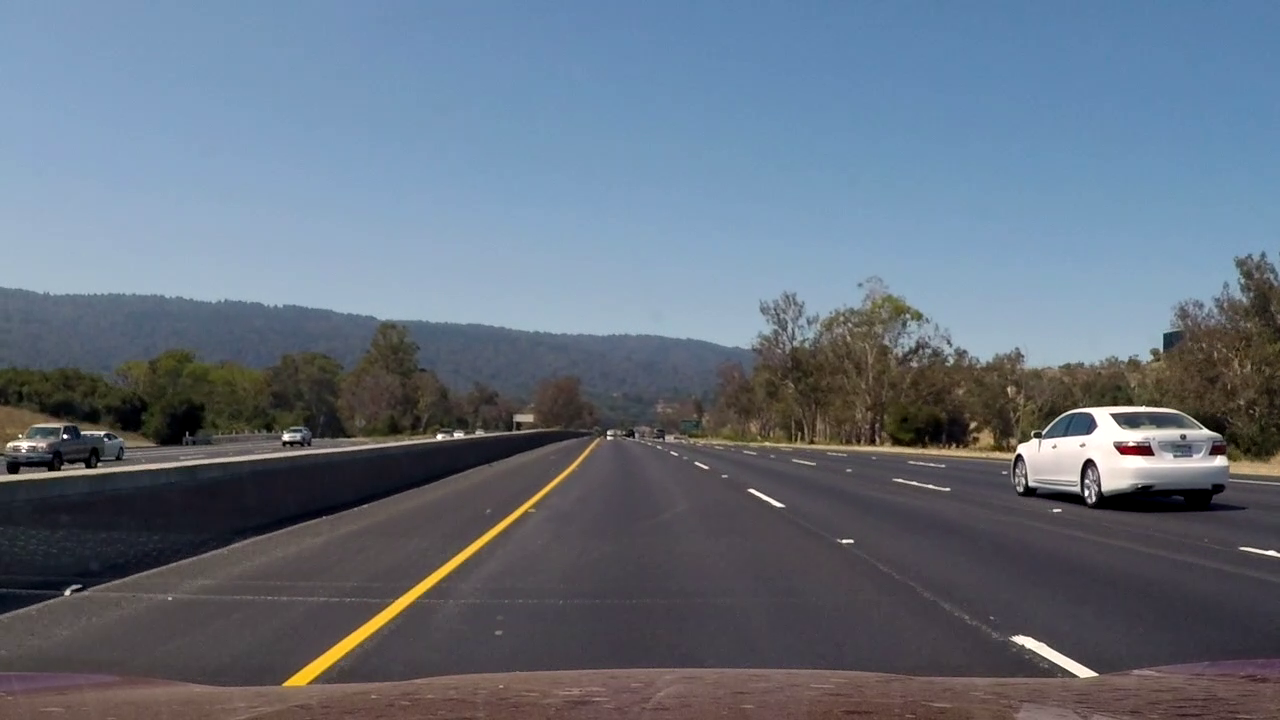
#> input picture inputimages/training.png, 1280 x 720 px
$ python -i thresholder.py   (imports and definitions only)   (older library calls are emulated)
#> lines starting #> are read from the running program, lines starting #| are printed output that depends on the picture; after the words box and inside, x2 and y2 are one past the last pixel; in counts of white or black regions, pixels touching at a corner belong together
import cv2
import numpy as np
from numpy.polynomial import Polynomial as P
import sys
from scipy import misc

class Thresholder:
    def __init__(self):
        self.sobel_kernel = 15

        self.thresh_dir_min = 0.7
        self.thresh_dir_max = 1.2

        self.thresh_mag_min = 50
        self.thresh_mag_max = 255
    def threshold(self,image):
        lower = np.array([202,202,202])
        upper = np.array([255,255,255])
        white = cv2.inRange(image, lower, upper)
        misc.imsave('output_images/white.jpg', white)
        hsv = cv2.cvtColor(image, cv2.COLOR_RGB2HSV)
        lower = np.array([20,60,60])
        upper = np.array([38,174, 250])
        yellow = cv2.inRange(hsv, lower, upper)
        misc.imsave('output_images/yellow.jpg', yellow)

        combined_binary = np.zeros_like(white)
        misc.imsave('output_images/combined_binary.jpg', combined_binary)
        combined_binary[(white>=1)|(yellow>=1)] = 1

        return combined_binary
    def threshold_old(self,img):

        imag = img
        imn=img
		#saturation

        #img[0:364,:]=0
        #misc.imsave('output_images/skyskip.jpg', img)
        img = cv2.cvtColor(img, cv2.COLOR_RGB2HSV).astype("float32")
        (h, s, v) = cv2.split(img)
        s = s*2.4
        s = np.clip(s,0,255)
        img = cv2.merge([h,s,v])
        img = cv2.cvtColor(img.astype("uint8"), cv2.COLOR_HSV2BGR)
        misc.imsave('output_images/sat.jpg', img)
		#blur
        #img=cv2.bilateralFilter(img,9,75,75)
        img = cv2.GaussianBlur(img, (3,3), 0)

        # [6 lines of commented-out code are left out]

        img = cv2.cvtColor(img, cv2.COLOR_BGR2HLS)
#> img: shape (720, 1280, 3); mean of channels 0, 1, 2 94.2, 87.4, 134.8
        yellow_min = np.array([10, 0, 100], np.uint8)
        yellow_max = np.array([30, 255, 255], np.uint8)
        yellow_mask = cv2.inRange(img, yellow_min, yellow_max)
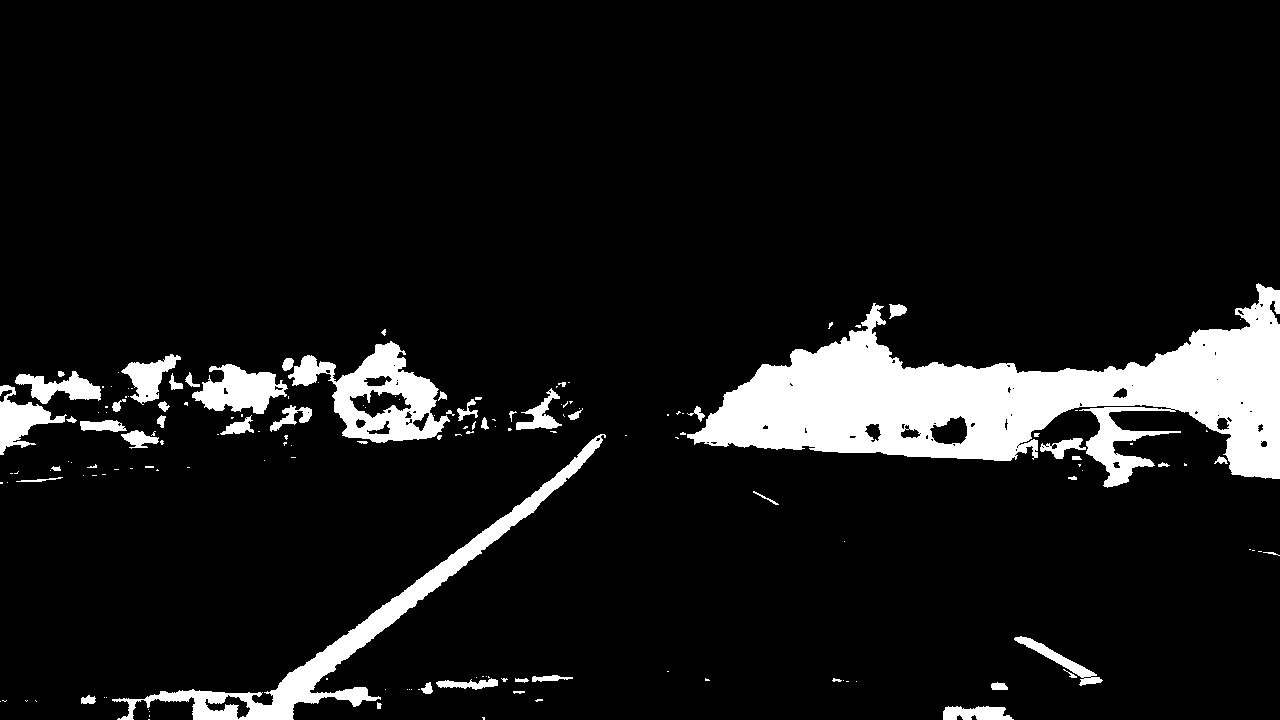
#> yellow_mask: shape (720, 1280); 9% white; 162 white regions (108 under 20 px), largest, box (x1, y1, x2, y2) and area: (687, 283, 1280, 488) 50820, (112, 434, 606, 720) 10384, (288, 341, 450, 443) 6836
        yellow_shell = cv2.blur(yellow_mask,(5,5))
        misc.imsave('output_images/ym.jpg', yellow_shell)


        # [6 lines of commented-out code are left out]

        img = cv2.cvtColor(imag, cv2.COLOR_RGB2HLS)
#> img: shape (720, 1280, 3); mean of channels 0, 1, 2 93.5, 112.6, 56.5
        white_min1 = np.array([0,0, 12], np.uint8)#190
        white_max1 = np.array([255, 255, 255], np.uint8)#255
        white_mask1 = cv2.inRange(img, white_min1, white_max1)
#> white_mask1: shape (720, 1280); 88.8% white; 697 black regions (546 under 20 px), largest, box (x1, y1, x2, y2) and area: (413, 380, 966, 632) 24783, (390, 450, 651, 672) 21056, (128, 450, 572, 680) 17056
        white_shell1 = -(cv2.blur(white_mask1,(10,10)))
        misc.imsave('output_images/wk1.jpg', white_shell1)

        white_min2 = np.array([0,0, 20], np.uint8)#190
        white_max2 = np.array([255, 255, 255], np.uint8)#255
        white_mask2 = cv2.inRange(img, white_min2, white_max2)
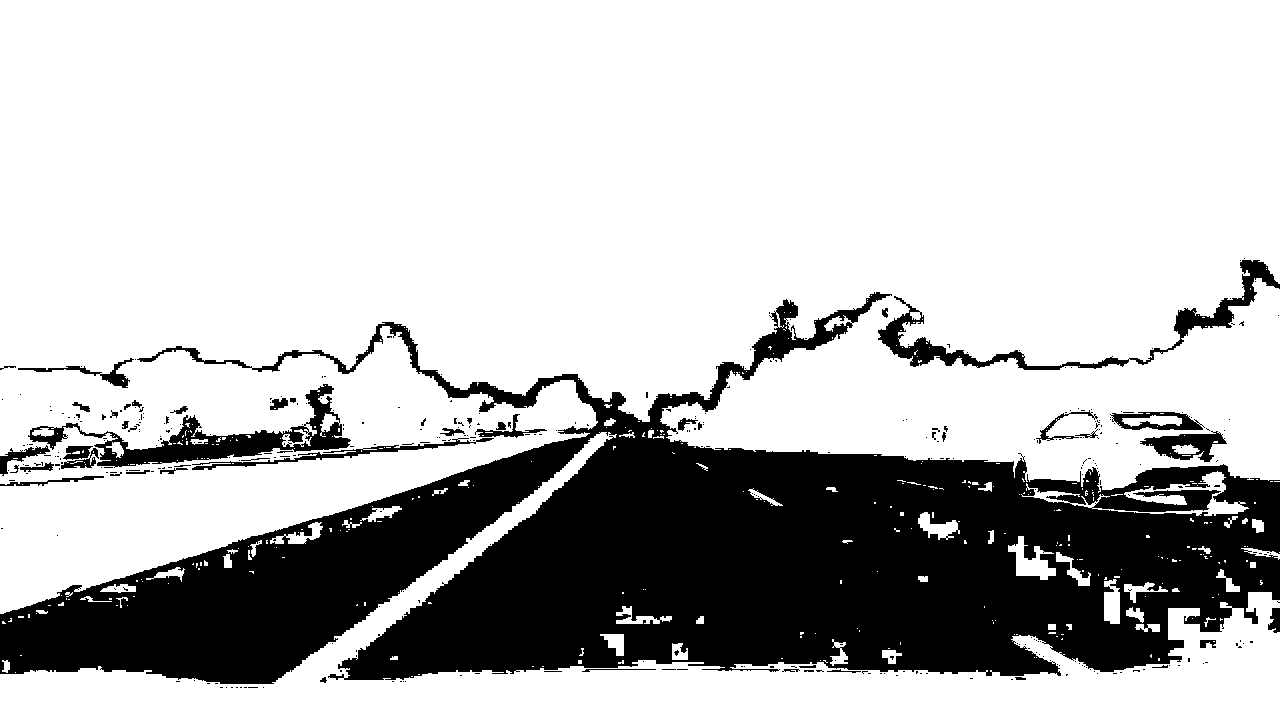
#> white_mask2: shape (720, 1280); 74.2% white; 373 black regions (323 under 20 px), largest, box (x1, y1, x2, y2) and area: (0, 292, 1280, 684) 217460, (28, 384, 351, 468) 6256, (878, 260, 1280, 370) 4896
        white_shell2 = -(cv2.blur(white_mask2,(10,10)))
        misc.imsave('output_images/wk2.jpg', white_shell2)

        img = cv2.cvtColor(imag, cv2.COLOR_RGB2HLS)
        white_min3 = np.array([0, 190, 0], np.uint8)
        white_max3 = np.array([255, 255, 255], np.uint8)
        white_mask3 = cv2.inRange(img, white_min3, white_max3)
#> white_mask3: shape (720, 1280); 0.99% white; 124 white regions (109 under 20 px), largest, box (x1, y1, x2, y2) and area: (1013, 406, 1228, 491) 7161, (1011, 635, 1098, 678) 852, (748, 489, 784, 507) 132
        white_shell3 = cv2.blur(white_mask3,(10,10))
        misc.imsave('output_images/wk.jpg', white_shell3)
        #edge detection
		#canny
        #img=cv2.bilateralFilter(img,9,75,75)
        img = cv2.GaussianBlur(imn, (1,1), 0)

        # imgc[(white_shell3 != 0) & (final_edge != 0)] = 255
        # imgc[(yellow_shell != 0) & (final_edge != 0)] = 255


        img1=cv2.Canny(img, 50,150)
#> img1: shape (720, 1280); 3.7% white in thin lines or dots, all inside (x1, y1, x2, y2) = (0, 250, 1280, 720)
        edges=img1
        misc.imsave('output_images/canny.jpg', edges)
        imgc_d = np.zeros_like(edges)
        imgc_d[(white_shell3 != 0) | (yellow_shell != 0)] = 255
        img_d_canny=cv2.Canny(imgc_d, 50,150)
        edges_d_canny=img_d_canny
        misc.imsave('output_images/canny_d.jpg', edges_d_canny)

        #sobel
        sobelx = cv2.Sobel(img, cv2.CV_32F, 1, 0, ksize=15)
        sobely = cv2.Sobel(img, cv2.CV_32F, 0, 1, ksize=15)
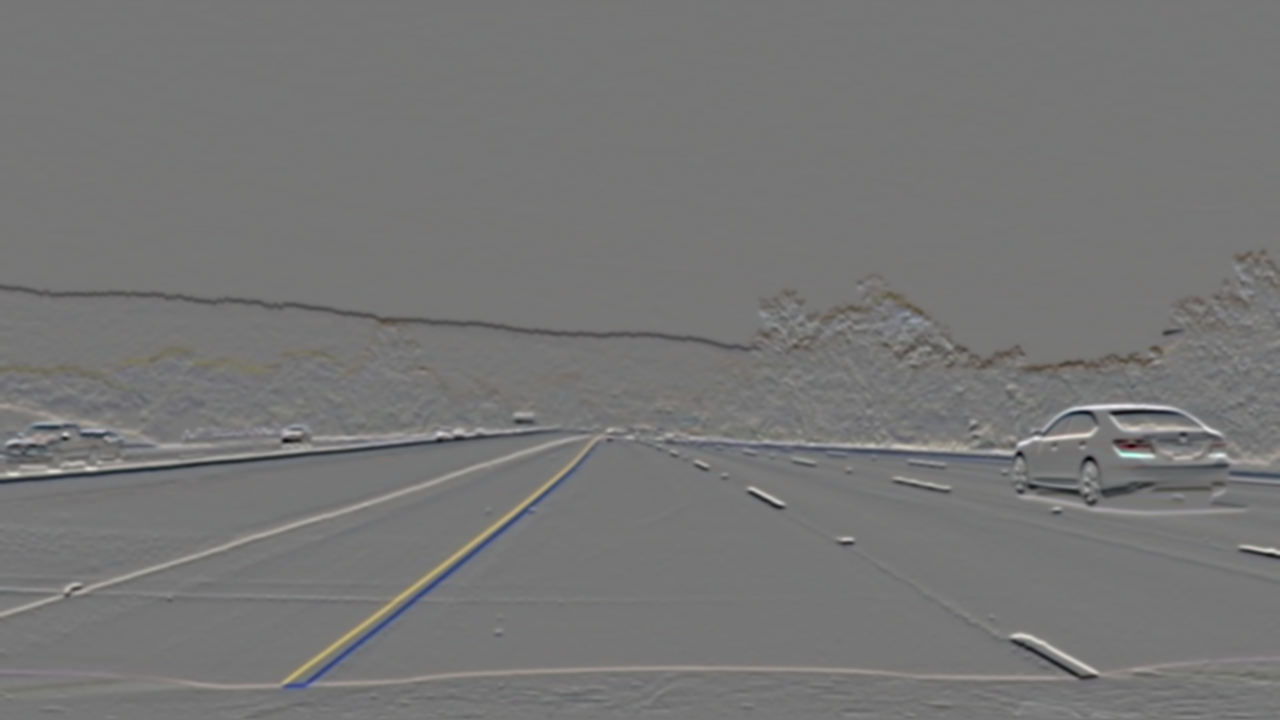
#> sobely: shape (720, 1280, 3) float32; mean R, G, B -97467.6, -11446842, -19906886; drawn with min black and max white
        abs_sobelx = np.abs(sobelx)
        abs_sobely = np.abs(sobely)
        scaled_sobel = np.arctan2(abs_sobely, abs_sobelx)
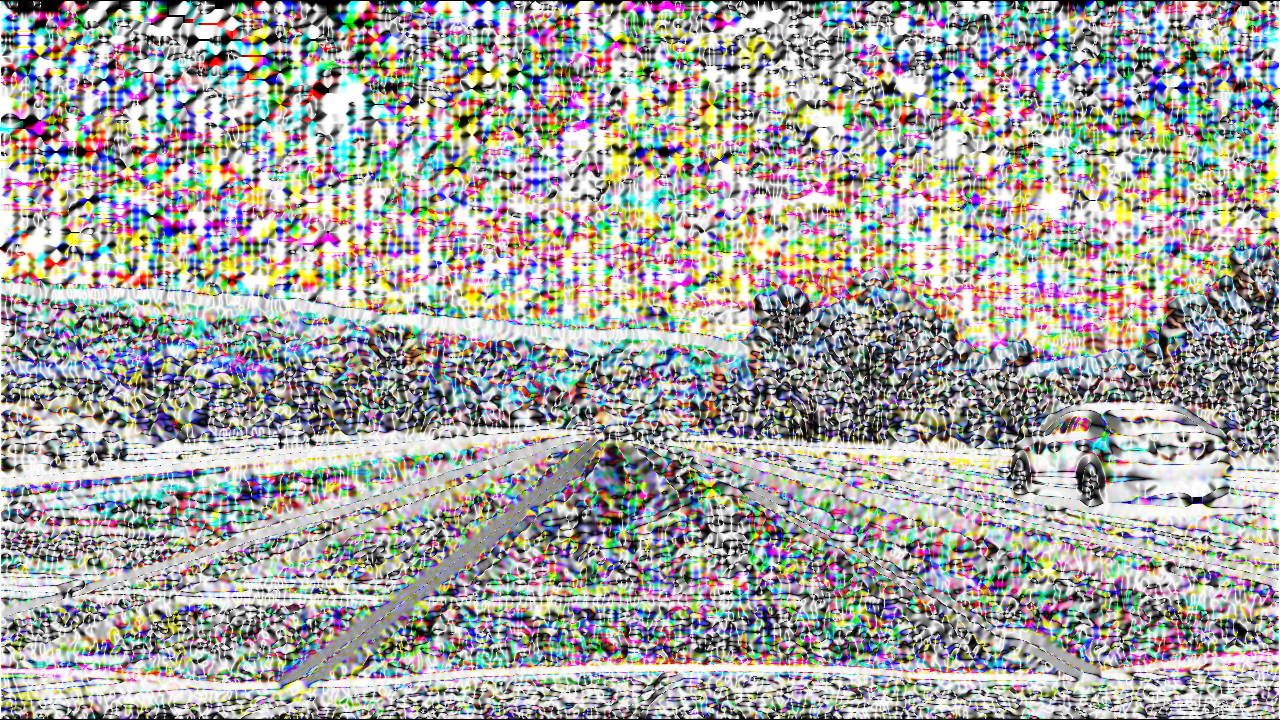
#> scaled_sobel: shape (720, 1280, 3) float32; mean R, G, B 1.01, 1.01, 0.989; drawn with min black and max white
        sxbinary = np.zeros_like(scaled_sobel)
        sxbinary[(scaled_sobel >=0.7) & (scaled_sobel <= 1.2)] = 1
        #misc.imsave('output_images/sx.jpg', sxbinary)

        gradmag = np.sqrt(sobelx ** 2 + sobely ** 2)
        scale_factor = np.max(gradmag) / 255
#> scale_factor = 26812604.7
        gradmag = (gradmag / scale_factor).astype(np.uint8)
        binary_output = np.zeros_like(gradmag)
        binary_output[(gradmag >=50) & (gradmag <= 255)] = 1
        #misc.imsave('output_images/binary.jpg', binary_output)
		#sobel grad and mag
        sobel_combined = np.zeros_like(sxbinary)
        sobel_combined[(binary_output==1) | (sxbinary == 1)] = 1
        sobel_out = np.zeros_like(sxbinary)
#> (the run stopped early here; a loop or call above may not have finished)
